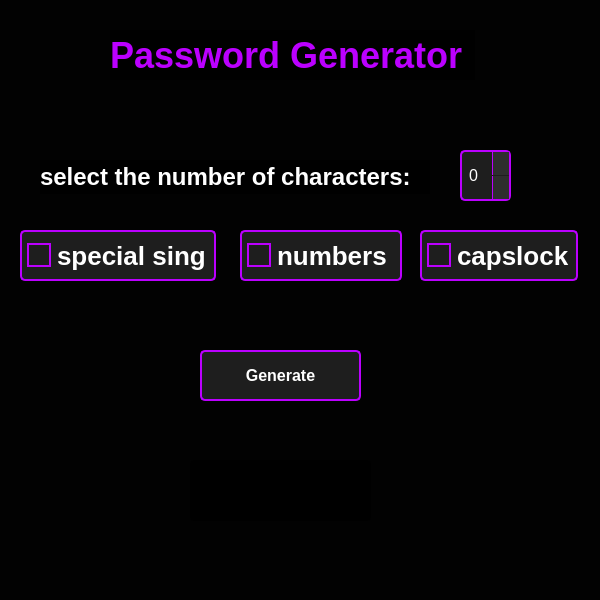
<?xml version="1.0" encoding="UTF-8"?>
<ui version="4.0">
 <class>MainWindow</class>
 <widget class="QMainWindow" name="MainWindow">
  <property name="geometry">
   <rect>
    <x>0</x>
    <y>0</y>
    <width>600</width>
    <height>600</height>
   </rect>
  </property>
  <property name="windowTitle">
   <string>MainWindow</string>
  </property>
  <property name="styleSheet">
   <string notr="true">background-color: rgba(0, 0, 0, 0.8);</string>
  </property>
  <widget class="QWidget" name="centralwidget">
   <widget class="QLabel" name="logo">
    <property name="geometry">
     <rect>
      <x>110</x>
      <y>30</y>
      <width>365</width>
      <height>50</height>
     </rect>
    </property>
    <property name="styleSheet">
     <string notr="true">font-size: 36px;
color: #BB00FF; /* Фиолетовый цвет текста */
font-weight: bold; /* Жирный текст */

</string>
    </property>
    <property name="text">
     <string>Password Generator</string>
    </property>
   </widget>
   <widget class="QLabel" name="select_label">
    <property name="geometry">
     <rect>
      <x>40</x>
      <y>160</y>
      <width>390</width>
      <height>34</height>
     </rect>
    </property>
    <property name="styleSheet">
     <string notr="true">font-size: 24px;
color: white; /* Фиолетовый цвет текста */
font-weight: bold; /* Жирный текст */</string>
    </property>
    <property name="text">
     <string>select the number of characters:</string>
    </property>
   </widget>
   <widget class="QSpinBox" name="spinbox">
    <property name="geometry">
     <rect>
      <x>460</x>
      <y>150</y>
      <width>51</width>
      <height>51</height>
     </rect>
    </property>
    <property name="styleSheet">
     <string notr="true">QSpinBox {
    background-color: #1e1e1e;  /* Темный фон для общего вида */
    color: #ffffff;  /* Белый цвет текста для хорошей видимости */
    border: 2px solid #BB00FF;  /* Фиолетовая обводка */
    border-radius: 5px;  /* Закругленные углы */
    padding: 5px;  /* Отступы внутри SpinBox */
    font-size: 16px;  /* Размер текста */
}

QSpinBox::up-button {
    background-color: #2e2e2e;  /* Темный цвет кнопки вверх */
    border-left: 1px solid #BB00FF;  /* Фиолетовая линия между кнопками и текстом */
    width: 16px;
}

QSpinBox::down-button {
    background-color: #2e2e2e;  /* Темный цвет кнопки вниз */
    border-left: 1px solid #BB00FF;  /* Фиолетовая линия */
    width: 16px;
}

QSpinBox::up-arrow {
    image: url(/path/to/your/icon/up-arrow.png);  /* Можете заменить путь на иконку стрелки вверх */
    width: 10px;
    height: 10px;
}

QSpinBox::down-arrow {
    image: url(/path/to/your/icon/down-arrow.png);  /* Можете заменить путь на иконку стрелки вниз */
    width: 10px;
    height: 10px;
}

QSpinBox::up-button:hover, QSpinBox::down-button:hover {
    background-color: #BB00FF;  /* Фиолетовая подсветка кнопки при наведении */
    color: #1e1e1e;  /* Цвет текста меняется на темный */
}

QSpinBox::up-button:pressed, QSpinBox::down-button:pressed {
    background-color: #8800CC;  /* Темно-фиолетовый цвет при нажатии */
}
</string>
    </property>
   </widget>
   <widget class="QCheckBox" name="specialsing">
    <property name="geometry">
     <rect>
      <x>20</x>
      <y>230</y>
      <width>196</width>
      <height>51</height>
     </rect>
    </property>
    <property name="styleSheet">
     <string notr="true">QCheckBox {
    color: #ffffff;  /* Белый цвет текста для хорошей видимости */
    background-color: #1e1e1e;  /* Темный фон */
    padding: 5px;
    font-size: 26px;  /* Размер текста */
    font-weight: bold;  /* Жирный текст */
    border: 2px solid #BB00FF;  /* Фиолетовая обводка */
    border-radius: 5px;  /* Закругленные углы */
}

QCheckBox::indicator {
    width: 20px;
    height: 20px;
}

QCheckBox::indicator:unchecked {
    border: 2px solid #BB00FF;  /* Фиолетовая обводка для неотмеченного состояния */
    background-color: #1e1e1e;  /* Темный фон */
}

QCheckBox::indicator:checked {
    background-color: #BB00FF;  /* Фиолетовый цвет для отмеченного состояния */
    border: 2px solid #8800CC;  /* Темно-фиолетовая обводка для отмеченного состояния */
}

QCheckBox::indicator:hover {
    background-color: #8800CC;  /* Темно-фиолетовый фон при наведении */
    border: 2px solid #BB00FF;  /* Яркая обводка при наведении */
}
</string>
    </property>
    <property name="text">
     <string>special sing</string>
    </property>
   </widget>
   <widget class="QCheckBox" name="numbers">
    <property name="geometry">
     <rect>
      <x>240</x>
      <y>230</y>
      <width>162</width>
      <height>51</height>
     </rect>
    </property>
    <property name="styleSheet">
     <string notr="true">QCheckBox {
    color: #ffffff;  /* Белый цвет текста для хорошей видимости */
    background-color: #1e1e1e;  /* Темный фон */
    padding: 5px;
    font-size: 26px;  /* Размер текста */
    font-weight: bold;  /* Жирный текст */
    border: 2px solid #BB00FF;  /* Фиолетовая обводка */
    border-radius: 5px;  /* Закругленные углы */
}

QCheckBox::indicator {
    width: 20px;
    height: 20px;
}

QCheckBox::indicator:unchecked {
    border: 2px solid #BB00FF;  /* Фиолетовая обводка для неотмеченного состояния */
    background-color: #1e1e1e;  /* Темный фон */
}

QCheckBox::indicator:checked {
    background-color: #BB00FF;  /* Фиолетовый цвет для отмеченного состояния */
    border: 2px solid #8800CC;  /* Темно-фиолетовая обводка для отмеченного состояния */
}

QCheckBox::indicator:hover {
    background-color: #8800CC;  /* Темно-фиолетовый фон при наведении */
    border: 2px solid #BB00FF;  /* Яркая обводка при наведении */
}
</string>
    </property>
    <property name="text">
     <string>numbers</string>
    </property>
   </widget>
   <widget class="QCheckBox" name="capslock">
    <property name="geometry">
     <rect>
      <x>420</x>
      <y>230</y>
      <width>158</width>
      <height>51</height>
     </rect>
    </property>
    <property name="styleSheet">
     <string notr="true">QCheckBox {
    color: #ffffff;  /* Белый цвет текста для хорошей видимости */
    background-color: #1e1e1e;  /* Темный фон */
    padding: 5px;
    font-size: 26px;  /* Размер текста */
    font-weight: bold;  /* Жирный текст */
    border: 2px solid #BB00FF;  /* Фиолетовая обводка */
    border-radius: 5px;  /* Закругленные углы */
}

QCheckBox::indicator {
    width: 20px;
    height: 20px;
}

QCheckBox::indicator:unchecked {
    border: 2px solid #BB00FF;  /* Фиолетовая обводка для неотмеченного состояния */
    background-color: #1e1e1e;  /* Темный фон */
}

QCheckBox::indicator:checked {
    background-color: #BB00FF;  /* Фиолетовый цвет для отмеченного состояния */
    border: 2px solid #8800CC;  /* Темно-фиолетовая обводка для отмеченного состояния */
}

QCheckBox::indicator:hover {
    background-color: #8800CC;  /* Темно-фиолетовый фон при наведении */
    border: 2px solid #BB00FF;  /* Яркая обводка при наведении */
}
</string>
    </property>
    <property name="text">
     <string>capslock</string>
    </property>
   </widget>
   <widget class="QPushButton" name="pushButton">
    <property name="geometry">
     <rect>
      <x>200</x>
      <y>350</y>
      <width>161</width>
      <height>51</height>
     </rect>
    </property>
    <property name="styleSheet">
     <string notr="true">QPushButton {
    background-color: #1e1e1e;  /* Темный фон кнопки */
    color: #ffffff;  /* Белый цвет текста для хорошей видимости */
    border: 2px solid #BB00FF;  /* Фиолетовая обводка */
    border-radius: 5px;  /* Закругленные углы */
    padding: 10px 20px;  /* Отступы для более крупной кнопки */
    font-size: 16px;  /* Размер текста */
    font-weight: bold;  /* Жирный текст */
}

QPushButton:hover {
    background-color: #BB00FF;  /* Фиолетовая подсветка при наведении */
    color: #1e1e1e;  /* Темный цвет текста при наведении */
}

QPushButton:pressed {
    background-color: #8800CC;  /* Темно-фиолетовый цвет при нажатии */
    border: 2px solid #8800CC;  /* Обводка становится темнее при нажатии */
}

QPushButton:disabled {
    background-color: #3a3a3a;  /* Темный серый фон для неактивной кнопки */
    color: #777777;  /* Серый цвет текста для неактивного состояния */
    border: 2px solid #3a3a3a;  /* Убираем яркость обводки в неактивном состоянии */
}
</string>
    </property>
    <property name="text">
     <string>Generate</string>
    </property>
   </widget>
   <widget class="QLineEdit" name="passline">
    <property name="geometry">
     <rect>
      <x>190</x>
      <y>460</y>
      <width>181</width>
      <height>61</height>
     </rect>
    </property>
    <property name="styleSheet">
     <string notr="true">color: white</string>
    </property>
   </widget>
  </widget>
 </widget>
 <resources/>
 <connections/>
</ui>
